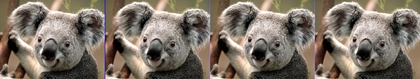
%> input picture 6th_sem/MATLAB/From Ankita/27-02-2018/mkoala.jpg, 420 x 79 px, shrunk from 4101 x 768 before the run
$ octave xximage9.m   (GNU Octave 9; MATLAB toolbox functions it lacks are replaced by stand-ins)
%> lines starting %> are read from the running program, lines starting %| are printed output that depends on the picture
%xximage9.m:Write a program to copy image along x-axis and along y-axis
%m-times,n-times respectively.Display modified image
clc;
close all;
clear all;
file1=input('\nEnter Input Image File Name=','s');
%> the answer given: mkoala.jpg
file2=input('\nEnter output Image File name=','s');
%> the answer given: out.png
m=input('Enter how many times you want to copy along x-axis(m)=');
%> the answer given: 3
n=input('Enter how many times you want to copy along y-axis(n)=');
%> the answer given: 3
x=imread(file1);
%> x is the input picture: size 79x420x3 uint8; mean R, G, B 125.2, 114.6, 102.5
[r,c,d]=size(x);
%> r = 79; c = 420; d = 3
y=x;%copying x-pixels to y
%To copy pixels along x-axis
j=c+1;
%> j = 421
k=2*c;
%> k = 840
for i=1:m-1
    y(1:r,j+5:k+5,1:d)=y(1:r,1:c,1:d);
    for i=0:4
    y(1:r,j+i,d)=255;
    end
    j=j+c;
    k=k+c;
end
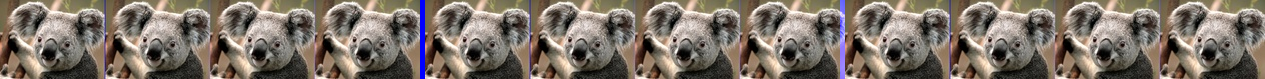
%> y: size 79x1265x3 uint8; mean R, G, B 124.7, 114.1, 103.6
%to copy along y-axis
j=r+1;
%> j = 80
k1=2*r;
%> k1 = 158
for i=1:n-1
    y(j:k1,1:(k-c),1:d)=y(1:r,1:(k-c),1:d);
    j=j+r;
    k1=k1+r;
end
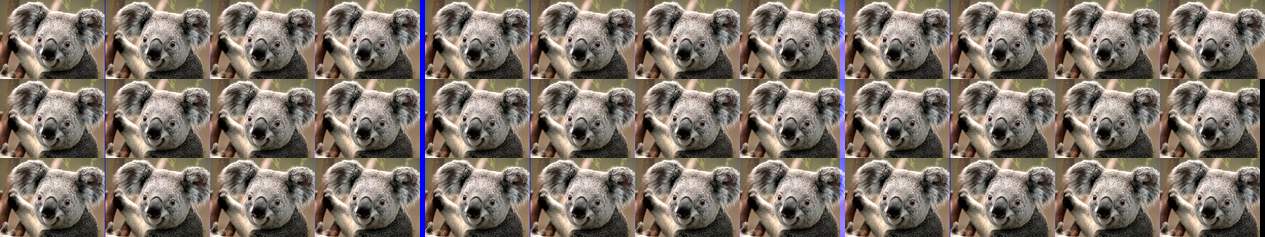
%> y: size 237x1265x3 uint8; mean R, G, B 124.3, 113.8, 103.3
imshow(y);
imwrite(y,file2);

$ run again, on 6th_sem/MATLAB/From Ankita/27-02-2018/ykoala.jpg
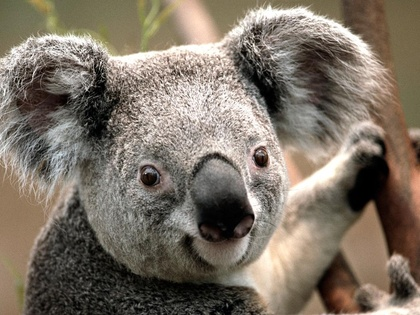
%> input picture 6th_sem/MATLAB/From Ankita/27-02-2018/ykoala.jpg, 420 x 315 px, shrunk from 1024 x 768 before the run
%> x is the input picture: size 315x420x3 uint8; mean R, G, B 125.3, 114.7, 101.9
%> after the loop `for i=1:m-1`:
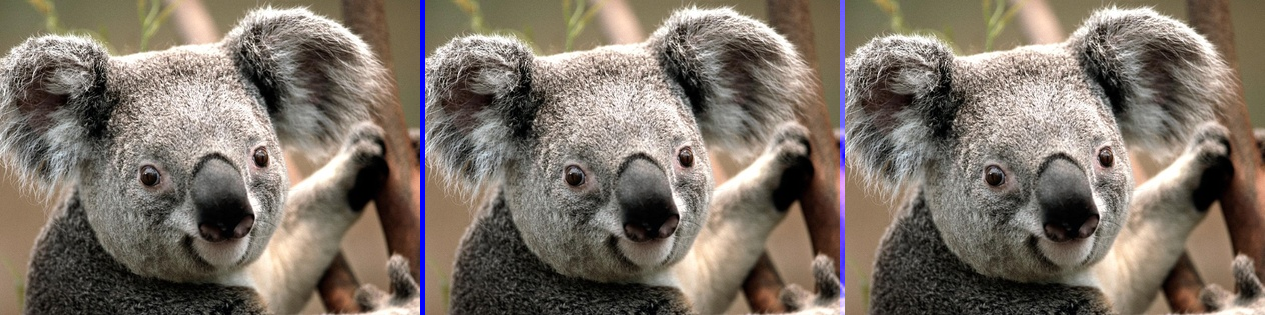
%> y: size 315x1265x3 uint8; mean R, G, B 124.8, 114.2, 103.2
%> after the loop `for i=1:n-1`:
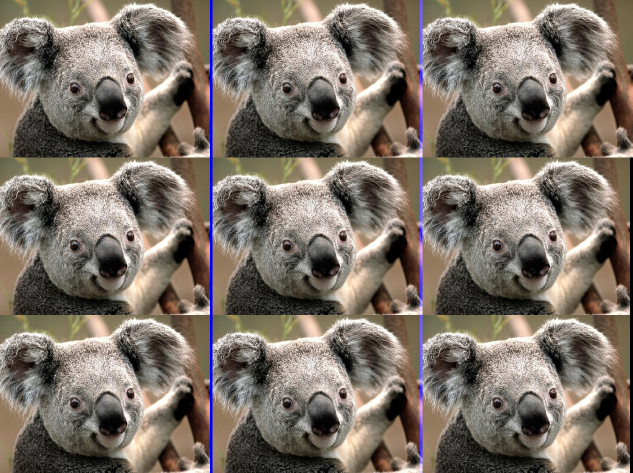
%> y: size 945x1265x3 uint8 (shown at 1/2 size); mean R, G, B 124.4, 114, 103
